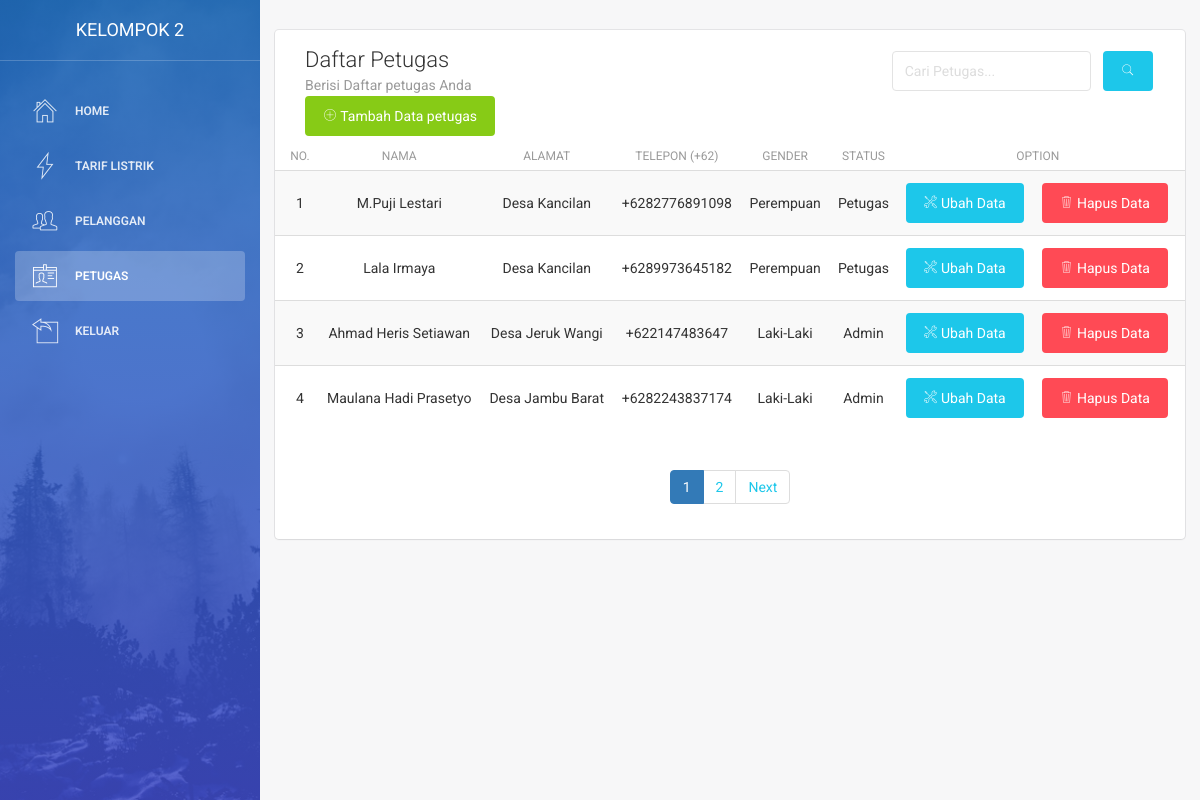
The app's page /index.php/petugas with its own data.
### tables this page shows
CREATE TABLE `petugas` (
  `id` int(11) NOT NULL,
  `kode_petugas` varchar(30) NOT NULL,
  `nama` varchar(50) NOT NULL,
  `alamat` text NOT NULL,
  `telepon` bigint(50) NOT NULL,
  `gender` tinyint(1) NOT NULL DEFAULT 1 COMMENT '0=cewek,1=cowok',
  `akses` int(11) NOT NULL COMMENT '0=pegawai,1=admin',
  `status` int(1) NOT NULL,
  `username` varchar(20) NOT NULL,
  `password` varchar(50) NOT NULL
);

### index.php (called while the page is built, shortened)
<?php
require_once BASEPATH.'core/CodeIgniter.php';

### application/models/Model_petugas.php (called while the page is built, shortened)
<?php
class Model_petugas extends CI_model
{
	public function get_all(){
		$query = $this->db->select('*')
				->from('petugas')
				->order_by('id','DESC')
				->get();
		return $query->result();
	}
}
 ?>

### application/views/admin/petugas/data_petugas.php (the view, shortened to what this page needs)
<!DOCTYPE html>
<html lang="en">
<head>
    <link href="<?php echo base_url('assets/css/bootstrap.min.css" rel="stylesheet') ?>" />
    <link href="<?php echo base_url('assets/css/animate.min.css" rel="stylesheet') ?>"/>
    <link href="<?php echo base_url('assets/css/light-bootstrap-dashboard.css?v=1.4.0') ?>" rel="stylesheet"/>
    <link href="<?php echo base_url('assets/css/demo.css" rel="stylesheet') ?>" />
    <link href="http://maxcdn.bootstrapcdn.com/font-awesome/4.2.0/css/font-awesome.min.css" rel="stylesheet">
    <link href="<?php echo base_url('assets/css/pe-icon-7-stroke.css" rel="stylesheet') ?>" />
</head>
<body>
<div class="wrapper">
    <div class="sidebar" data-color="blue" data-image="<?php echo base_url('assets/img/sidebar-5.jpg') ?>">
    	<div class="sidebar-wrapper">
            <div class="logo">
                <a href="#" class="simple-text">
                    Kelompok 2
                </a>
            </div>
            <ul class="nav">
                <li>
                    <a href="<?php echo base_url() ?>index.php/transaksi/">
                        <i class="pe-7s-home"></i>
                        <p>Home</p>
                    </a>
                </li>
                <li >
                    <a href="<?php echo base_url() ?>index.php/listrik/">
                        <i class="pe-7s-gleam"></i>
                        <p>Tarif Listrik</p>
                    </a>
                </li>
                <li>
                    <a href="<?php echo base_url() ?>index.php/pelanggan/">
                        <i class="pe-7s-users"></i>
                        <p>Pelanggan </p>
                    </a>
                </li>
                <li class="active">
                    <a href="<?php echo base_url() ?>index.php/petugas/">
                        <i class="pe-7s-id"></i>
                        <p>Petugas </p>
                    </a>
                </li>
                <li>
                    <a href="<?php echo base_url() ?>index.php/Login/">
                        <i class="pe-7s-back-2"></i>
                        <p>Keluar</p>
                    </a>
                </li>
            </ul>
    	</div>
    </div>
    <div class="main-panel">
        <div class="content">
            <div class="container-fluid">
                <div class="row">
                    <div class="col-md-16">
                        <div class="card">
                            <div class="header">
                                <div class="col-md-8">
                                <h4 class="title"><?php echo $title ?></h4>
                                <p class="category">Berisi Daftar petugas Anda</p>
                                    <a class="btn btn-fill btn-success" href="<?php echo base_url() ?>index.php/petugas/tambah"><span class="pe-7s-plus"></span>     Tambah Data petugas</a>
                                </div>
                                    <?php echo form_open('petugas/cari') ?>
                                        <form class="" method="post">
                                            <div class="col-md-3">
                                                <input type="text" name="carian" placeholder="Cari Petugas..." class="form-control">
                                            </div>
                                            <div class="col-md-1">
                                                <button type="submit" name="cari" value="cari" class="btn btn-md btn-fill btn-info" title="Cari"><span class="pe-7s-search"></span></button>
                                            </div>
                                        </form>
                                        <?php echo form_close() ?>
                            </div>
                            <div class="content table-responsive table-full-width">
                                <table class="table table-hover table-striped">
                                    <thead>
										<th><center>No.</center></th>
										<th><center>Nama</center></th>
										<th><center>Alamat</center></th>
										<th><center>Telepon (+62)</center></th>
										<th><center>Gender</center></th>
                                        <th><center>Status</center></th>
										<th colspan="2"><center>Option</center></th>
									</thead>
                                    <tbody>
									<?php
									$no =  $this->uri->segment('3') + 1;
									foreach ($tugas as $petugas) {
									  ?>
										<tr>
											<td><center><?php echo $no++ ?></center></td>
											<td><center><?php echo $petugas->nama ?></center></td>
											<td><center><?php echo $petugas->alamat ?></center></td>
											<td><center>+62<?php echo $petugas->telepon ?></center></td>
											<td><center><?php echo $gender[$petugas->gender] ?></center></td>
                                            <td><center><?php echo $akses[$petugas->akses]; ?></center></td>
											<td>
												<a class="btn btn-fill btn-md btn-info" href="<?php echo base_url()?>index.php/petugas/edit/<?php echo $petugas->id ?>"><span class="pe-7s-tools"></span>      Ubah Data</a>
                                            </td>
                                            <td>
												<a class="btn btn-fill btn-md btn-danger" href="<?php echo base_url()?>index.php/petugas/hapus/<?php echo $petugas->id ?>"><span class="pe-7s-trash"></span>      Hapus Data</a>
											</td>
										</tr>
									<?php } ?>
									</tbody>
                                </table>
                                <?php
                                echo $this->pagination->create_links(); ?>
                            </div>
                        </div>
                    </div>
                </div>
            </div>
        </div>
    </div>
</div>
</body>
</html>

### records on screen
petugas: nama "M.Puji Lestari", alamat "Desa Kancilan", telepon "82776891098", gender "Perempuan", akses "Petugas"
petugas: nama "Lala Irmaya", alamat "Desa Kancilan", telepon "89973645182", gender "Perempuan", akses "Petugas"
petugas: nama "Ahmad Heris Setiawan", alamat "Desa Jeruk Wangi", telepon "2147483647", gender "Laki-Laki", akses "Admin"
petugas: nama "Maulana Hadi Prasetyo", alamat "Desa Jambu Barat", telepon "82243837174", gender "Laki-Laki", akses "Admin"

### other values on screen
$title "Daftar Petugas"
$this->pagination->create_links() "1 2 Next"
